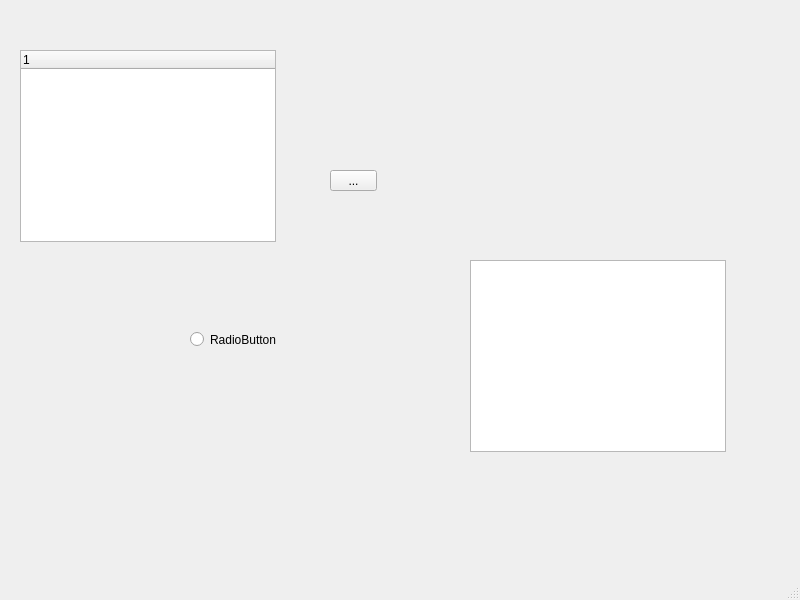
<?xml version="1.0" encoding="UTF-8"?>
<ui version="4.0">
 <class>MainWindow</class>
 <widget class="QMainWindow" name="MainWindow">
  <property name="geometry">
   <rect>
    <x>0</x>
    <y>0</y>
    <width>800</width>
    <height>600</height>
   </rect>
  </property>
  <property name="windowTitle">
   <string>MainWindow</string>
  </property>
  <widget class="QWidget" name="centralwidget">
   <widget class="QToolButton" name="toolButton">
    <property name="geometry">
     <rect>
      <x>330</x>
      <y>170</y>
      <width>47</width>
      <height>21</height>
     </rect>
    </property>
    <property name="text">
     <string>...</string>
    </property>
   </widget>
   <widget class="QRadioButton" name="radioButton">
    <property name="geometry">
     <rect>
      <x>190</x>
      <y>330</y>
      <width>112</width>
      <height>19</height>
     </rect>
    </property>
    <property name="text">
     <string>RadioButton</string>
    </property>
   </widget>
   <widget class="QListView" name="listView">
    <property name="geometry">
     <rect>
      <x>470</x>
      <y>260</y>
      <width>256</width>
      <height>192</height>
     </rect>
    </property>
   </widget>
   <widget class="QTreeWidget" name="treeWidget">
    <property name="geometry">
     <rect>
      <x>20</x>
      <y>50</y>
      <width>256</width>
      <height>192</height>
     </rect>
    </property>
    <column>
     <property name="text">
      <string notr="true">1</string>
     </property>
    </column>
   </widget>
  </widget>
  <widget class="QMenuBar" name="menubar">
   <property name="geometry">
    <rect>
     <x>0</x>
     <y>0</y>
     <width>800</width>
     <height>26</height>
    </rect>
   </property>
  </widget>
  <widget class="QStatusBar" name="statusbar"/>
 </widget>
 <resources/>
 <connections/>
</ui>
